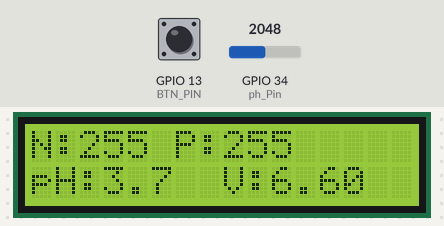
Recording of a sketch running on a simulated ESP32. Shown: 16×2 character LCD. The inputs (shaded band) are chosen by the test bench; at power-on: GPIO 13 (BTN_PIN) HIGH, GPIO 34 (ph_Pin) = 2048. WiFi joins after 1.5 s; servers stay silent unless stated; uploads are accepted with an empty reply; what the sketch prints to the serial monitor is not drawn.

Above: at 5.83 s.
6.1 s: GPIO 13 (BTN_PIN) pulled LOW for 1 s
At 7.7 s:
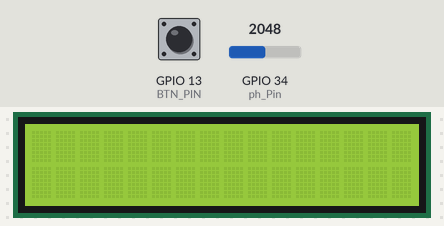
14.9 s: GPIO 34 (ph_Pin) set to 2866
At 17.3 s:
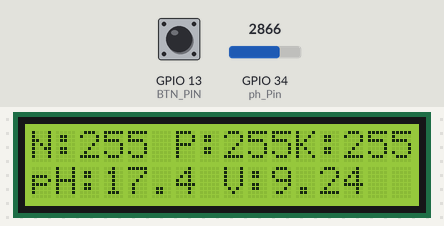
17.8 s: GPIO 34 (ph_Pin) set to 3603
At 19.37 s:
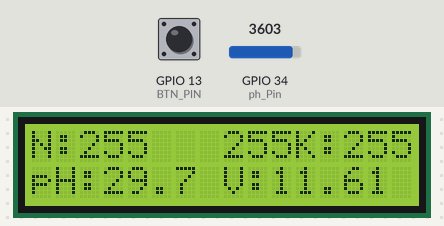
20.7 s: GPIO 13 (BTN_PIN) pulled LOW for 3.2 s
At 27.5 s:
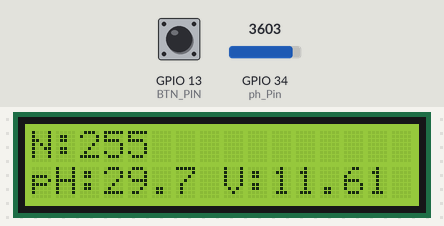
28.8 s: GPIO 34 (ph_Pin) set to 4095
At 32.0 s:
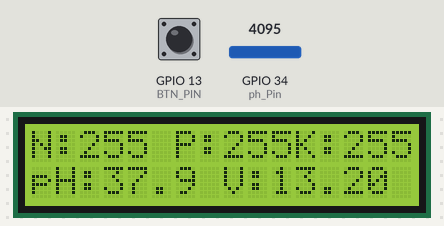
Timing chart, 0 to 32.6 s (numbered marks = the images above; inputs shaded):
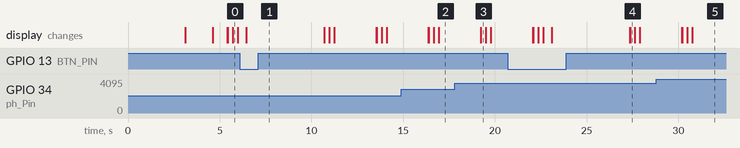

The sketch:

esp_website.ino
```cpp
#include "WiFi.h"
#include <HTTPClient.h>
#include <Wire.h>
#include <LiquidCrystal_I2C.h>
#include <SoftwareSerial.h>
LiquidCrystal_I2C lcd(0x27,16,2);
#define ph_Pin 34
#define BTN_PIN 13

float phValue = 0;
float PH_step;
int nilai_analog_PH;
double TeganganPh;

//untuk kalibrasi Ph
float PH4 = 6.65;
float PH7 = 7.23;

const byte nitro_inquiry_frame[] = {0x01,0x03, 0x00, 0x1e, 0x00, 0x01, 0xe4, 0x0c};
const byte phos_inquiry_frame[] = {0x01,0x03, 0x00, 0x1f, 0x00, 0x01, 0xb5, 0xcc};
const byte pota_inquiry_frame[] = {0x01,0x03, 0x00, 0x20, 0x00, 0x01, 0x85, 0xc0};
byte values[11];

SoftwareSerial modbus(16,17);

#define RE 18
#define DE 19
#define oneWireBus 33

// Your WiFi credentials.
// Set password to "" for open networks.
char* ssid              = "DUNIA SEMENTARA";
char* password          = "21052002";
char* host              = "tagrinovbogor.site";

void setup()
{
  // Debug console
  Serial.begin(9600);
  modbus.begin(9600);
  pinMode(RE, OUTPUT);
  pinMode(DE, OUTPUT);
  pinMode(BTN_PIN, INPUT_PULLUP);
  pinMode (ph_Pin, INPUT);
  lcd.init(); // initialize the lcd
  lcd.backlight();
  lcd.setCursor(1,0);
  lcd.print("Selamat Datang!");
  lcd.setCursor(2,1);
  lcd.print("BBPSIP BOGOR");
  delay(3000);
  lcd.clear();
  lcd.setCursor(0,0);
  lcd.print("Mencari Wifi");
  lcd.setCursor(0,1);
  lcd.print("...");
  WiFi.begin(ssid, password);
  Serial.println("conecting...");
  while(WiFi.status()!=WL_CONNECTED)
  {
    Serial.print(".");
    delay(500);
  }
  Serial.print("terhubung");
  lcd.clear();
}

void nitrogen_aja(){
  byte nitrogen_val;
  nitrogen_val = nitrogen();
  lcd.setCursor(2,0);
  lcd.print(nitrogen_val);
  lcd.print("   ");
  delay(250);
}
void fosfor_aja(){
  byte phosphorus_val;
  phosphorus_val = phosphorous();
  lcd.setCursor(8,0);
  lcd.print(phosphorus_val);
  lcd.print("   ");
  delay(250);
}
void kalium_aja(){
  byte potassium_val;
  potassium_val = potassium();
  lcd.setCursor(13,0);
  lcd.print(potassium_val);
  lcd.print("   ");
  delay(250);
}

void phmeter(){
  nilai_analog_PH = analogRead(ph_Pin);
  Serial.print("Nilai ADC Ph: ");
  Serial.println(nilai_analog_PH);
  TeganganPh = 3.3 / 1024.0 * nilai_analog_PH;
  Serial.print("TeganganPh: ");
  Serial.println(TeganganPh, 3);

  PH_step = (PH4 - PH7) / 3;
  phValue = 7.00 + ((PH7 - TeganganPh) / PH_step);//phValue = 7.00 + ((teganganPh7 - TeganganPh) / PhStep);
  Serial.print("Nilai PH cairan: ");
  Serial.println(phValue, 2);

  lcd.setCursor(3,1);
  lcd.printf("%.2f",phValue);
  lcd.print("   ");
  lcd.setCursor(9,1);
  lcd.print(TeganganPh, 3);
  lcd.print("   ");
  delay(500);
}

void loop()
{
  byte val1,val2,val3;
  val1 = nitrogen();
  delay(250);
  val2 = phosphorous();
  delay(250);
  val3 = potassium();
  delay(250);

  nilai_analog_PH = analogRead(ph_Pin);
  TeganganPh = 3.3 / 1024.0 * nilai_analog_PH;

  PH_step = (PH4 - PH7) / 3;
  phValue = 7.00 + ((PH7 - TeganganPh) / PH_step);//phValue = 7.00 + ((teganganPh7 - TeganganPh) / PhStep);

  lcd.setCursor(0,1);
  lcd.print("pH: ");
  lcd.setCursor(3,1);
  lcd.print(phValue, 1);
  lcd.setCursor(8,1);
  lcd.print("V: ");
  lcd.setCursor(10,1);
  lcd.print(TeganganPh);
  lcd.setCursor(0,0);
  lcd.print("N: ");
  nitrogen_aja();
  lcd.setCursor(6,0);
  lcd.print("P: ");
  fosfor_aja();
  lcd.setCursor(11,0);
  lcd.print("K: ");
  kalium_aja();

  Serial.print("pH: ");
  Serial.println(phValue);
  Serial.print("Tegangan: ");
  Serial.println(TeganganPh);
  Serial.print("Nitrogen: ");
  Serial.print(val1);
  Serial.println(" mg/kg");
  Serial.print("Phosphorous: ");
  Serial.print(val2);
  Serial.println(" mg/kg");
  Serial.print("Potassium: ");
  Serial.print(val3);
  Serial.println(" mg/kg");
  String n = String(val1);
  String p = String (val2);
  String k = String (val3);
  String ph = String (phValue);

  String Link;
  HTTPClient http;
  Link = "https://" + String(host) + "/kirimdataRealtime.php?nitrogen=" + n + "&phosfor=" + p + "&kalium=" + k + "&ph=" + phValue;
  http.begin(Link);
  http.GET();
  String respon = http.getString();
  Serial.println(respon);

  if(digitalRead(BTN_PIN)== LOW){
     //Koneksi ke website
    lcd.clear();
    WiFiClient client;
    if(!client.connect(host, 80))
    {
      Serial.println("Conection Failed");
      lcd.setCursor(1,0);
      lcd.print("Koneksi gagal");
      return;
    }

    String Link;
    HTTPClient http;
    Link = "https://" + String(host) + "/kirimdataSimpan.php?nitrogen=" + n + "&phosfor=" + p + "&kalium=" + k + "&ph=" + phValue;
    http.begin(Link);
    http.GET();
    String respon = http.getString();
    Serial.println(respon);
    Serial.println(Link);
    lcd.setCursor(1,0);
    lcd.print(respon);
    delay(2000);
    lcd.clear();
    }
  delay(1000);
}

byte nitrogen(){
  digitalWrite(DE,HIGH);
  digitalWrite(RE,HIGH);
  delay(10);
  if(modbus.write(nitro_inquiry_frame,sizeof(nitro_inquiry_frame))==8){
    digitalWrite(DE,LOW);
    digitalWrite(RE,LOW);
    // When we send the inquiry frame to the NPK sensor, then it replies with the response frame
    // now we will read the response frame, and store the values in the values[] arrary, we will be using a for loop.
    for(byte i=0;i<7;i++){
    //Serial.print(modbus.read(),HEX);
    values[i] = modbus.read();
   // Serial.print(values[i],HEX);
    }
    Serial.println();
  }
  return values[4]; // returns the Nigtrogen value only, which is stored at location 4 in the array
}

byte phosphorous(){
  digitalWrite(DE,HIGH);
  digitalWrite(RE,HIGH);
  delay(10);
  if(modbus.write(phos_inquiry_frame,sizeof(phos_inquiry_frame))==8){
    digitalWrite(DE,LOW);
    digitalWrite(RE,LOW);
    for(byte i=0;i<7;i++){
    //Serial.print(modbus.read(),HEX);
    values[i] = modbus.read();
   // Serial.print(values[i],HEX);
    }
    Serial.println();
  }
  return values[4];
}

byte potassium(){
  digitalWrite(DE,HIGH);
  digitalWrite(RE,HIGH);
  delay(10);
  if(modbus.write(pota_inquiry_frame,sizeof(pota_inquiry_frame))==8){
    digitalWrite(DE,LOW);
    digitalWrite(RE,LOW);
    for(byte i=0;i<7;i++){
    //Serial.print(modbus.read(),HEX);
    values[i] = modbus.read();
    //Serial.print(values[i],HEX);
    }
    Serial.println();
  }
  return values[4];
}
```

Measured:
- after the input at 6.1 s, the display: changes after 0.36 s (image 1)
- after the input at 20.7 s, the display: first differs from a run without the input after 2.4 s (image 4 shows a later state)
